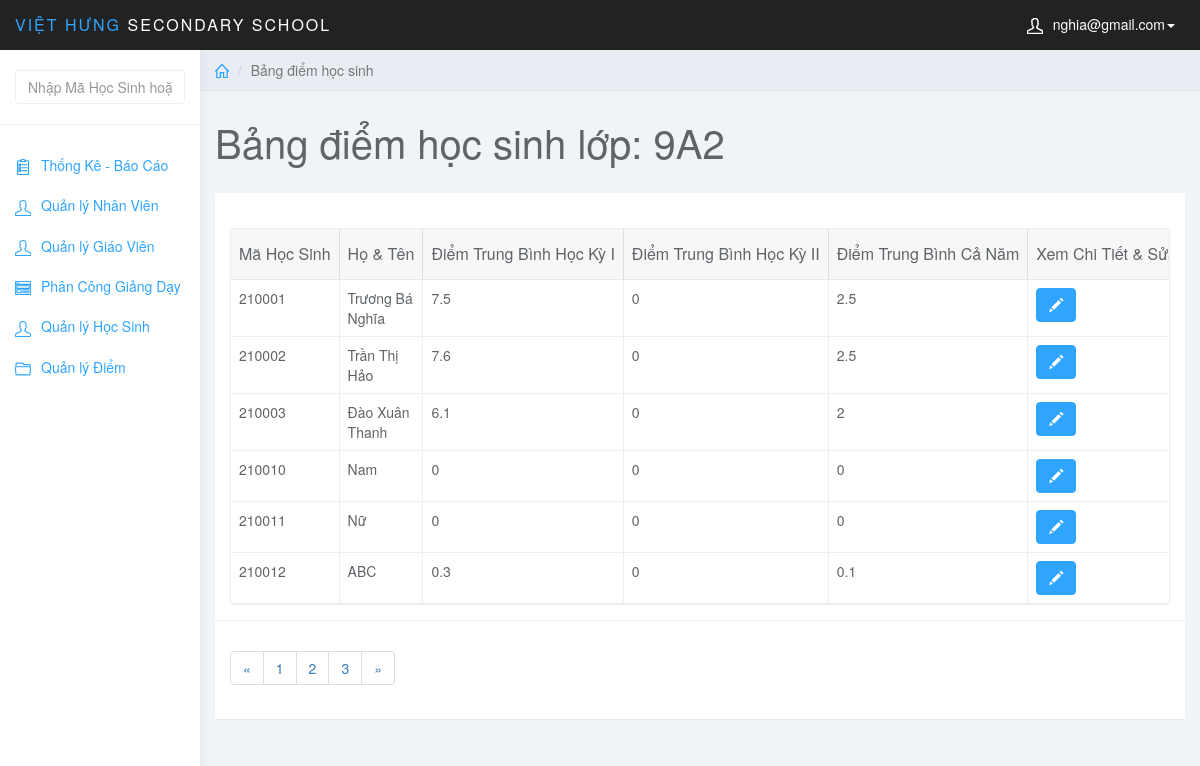
The page /admin/index.php?page=list_diem&id_class=1 (signed in) on the database its author committed.
### tables this page shows
CREATE TABLE `lophoc` (
  `MaLopHoc` varchar(10) NOT NULL,
  `Tenlophoc` varchar(20) NOT NULL,
  `KhoiHoc` varchar(10) NOT NULL,
  PRIMARY KEY (`MaLopHoc`)
);

CREATE TABLE `hocsinh` (
  `MaHS` int(6) NOT NULL,
  `MaLopHoc` varchar(10) NOT NULL,
  `TenHS` varchar(50) NOT NULL,
  `GioiTinh` varchar(5) NOT NULL,
  `NgaySinh` date NOT NULL,
  `NoiSinh` varchar(50) NOT NULL,
  `DanToc` varchar(10) NOT NULL,
  `HoTenCha` varchar(50) NOT NULL,
  `HoTenMe` varchar(50) NOT NULL,
  PRIMARY KEY (`MaHS`),
  KEY `fk_hs_lh` (`MaLopHoc`),
  CONSTRAINT `fk_hs_lh` FOREIGN KEY (`MaLopHoc`) REFERENCES `lophoc` (`MaLopHoc`)
);

### admin/list_diem.php (the view, shortened to what this page needs)
<?php
    $class_id = $_GET['id_class'];
    $sql_view = "SELECT * FROM lophoc WHERE MaLopHoc = '$class_id'";
    $query_view = mysqli_query($conn,$sql_view);
    $row_view = mysqli_fetch_assoc($query_view);
?>
<div class="col-sm-9 col-sm-offset-3 col-lg-10 col-lg-offset-2 main">
		<div class="row">
			<ol class="breadcrumb">
				<li><a href="index.php"><svg class="glyph stroked home"><use xlink:href="#stroked-home"></use></svg></a></li>
				<li class="active">Bảng điểm học sinh</li>
			</ol>
		</div>
		<div class="row">
			<div class="col-lg-12">
				<h1 class="page-header">Bảng điểm học sinh lớp: <?php echo $row_view['Tenlophoc']; ?></h1>
			</div>
		</div>
		<div class="row">
			<div class="col-lg-12">
				<div class="panel panel-default">
					<div class="panel-body">
                        <table
                            data-toolbar="#toolbar"
                            data-toggle="table">
						    <thead>
						    <tr>
						        <th data-field="id" data-sortable="true">Mã Học Sinh</th>
                                <th data-field="name"  data-sortable="true">Họ & Tên</th>
                                <th data-sortable="true">Điểm Trung Bình Học Kỳ I</th>
                                <th data-sortable="true">Điểm Trung Bình Học Kỳ II</th>
                                <th data-sortable="true">Điểm Trung Bình Cả Năm</th>
                                <th>Xem Chi Tiết & Sửa</th>
						    </tr>
                            </thead>
                            <tbody>
                                <?php
                                    $sql = "SELECT * FROM hocsinh WHERE MaLopHoc = '$class_id'";
                                    $query = mysqli_query($conn,$sql);
                                    while ($row = mysqli_fetch_assoc($query)) {
                                        $sql_diem = "SELECT * FROM hocsinh JOIN diem ON hocsinh.MaHS = diem.MaHS JOIN monhoc ON diem.MaMonHoc = monhoc.MaMonHoc JOIN lophoc ON hocsinh.MaLopHoc = lophoc.MaLopHoc JOIN hocky ON diem.MaHocKy = hocky.MaHocKy WHERE hocsinh.MaHS = '{$row['MaHS']}'";
                                        $query_diem = mysqli_query($conn,$sql_diem);
                                        $tb_hk = 0;
                                        $tb_hk2 = 0;
                                        $i=0;
                                        $j=0;
                                        while($row_diem = mysqli_fetch_assoc($query_diem)){
                                            if ($row_diem['MaHocKy']=='20191') {
                                                $tb_hk += $row_diem['DiemTB'];
                                                $i++;
                                            }elseif($row_diem['MaHocKy']=='20192') {
                                                $tb_hk2 += $row_diem['DiemTB'];
                                                $j++;
                                            }
                                        }
                                ?>
                                <tr>
                                    <td><?php echo $row['MaHS'];?></td>
                                    <td><?php echo $row['TenHS']; ?></td>
                                    <td><?php if(isset($tb_hk)){echo $a = round($tb_hk/$i,1);}else{echo '---';}?></td>
                                    <td><?php if(isset($tb_hk2)){echo $b = round($tb_hk2/$j,1);}else{echo '---';} ?></td>
                                    <td><?php echo $tb_nam = round($dtb_nam = ($a+$b*2)/3,1) ?></td>
                                    <td class="form-group">
                                        <a href="index.php?page=edit_diem&id_hs=<?php echo $row['MaHS']; ?>" class="btn btn-primary"><i class="glyphicon glyphicon-pencil"></i></a>
                                    </td>
                                </tr>
                                    <?php } ?>
                            </tbody>
						</table>
                    </div>
                    <div class="panel-footer">
                        <nav aria-label="Page navigation example">
                            <ul class="pagination">
                                <li class="page-item"><a class="page-link" href="#">&laquo;</a></li>
                                <li class="page-item"><a class="page-link" href="#">1</a></li>
                                <li class="page-item"><a class="page-link" href="#">2</a></li>
                                <li class="page-item"><a class="page-link" href="#">3</a></li>
                                <li class="page-item"><a class="page-link" href="#">&raquo;</a></li>
                            </ul>
                        </nav>
                    </div>
				</div>
			</div>
		</div>
	</div>

### admin/css/styles.css (style rules this page uses)
body { background: #f1f4f7; padding-top: 50px; color: #5f6468; }
a, a:hover, a:focus { color: #30a5ff; }
h1, h2, h3, h4, h5, h6 { color: #5f6468; }
h1 { font-weight: 300; font-size: 40px; }
.btn-primary, .btn-primary:hover, .btn-primary:focus, .btn-primary:active, .btn-primary.active, .open > .dropdown-toggle.btn-primary, .btn-primary.disabled, .btn-primary[disabled], fieldset[disabled] .btn-primary, .btn-primary.disabled:hover, .btn-primary[disabled]:hover, fieldset[disabled] .btn-primary:hover, .btn-primary.disabled:focus, .btn-primary[disabled]:focus, fieldset[disabled] .btn-primary:focus, .btn-primary.disabled:active, .btn-primary[disabled]:active, fieldset[disabled] .btn-primary:active, .btn-primary.disabled.active, .btn-primary[disabled].active, fieldset[disabled] .btn-primary.active { background-color: #30a5ff; border-color: #30a5ff; }
.panel { border: 0; }
.panel-footer { background: #fff; border-top: 1px solid #eee; }
.breadcrumb { border-radius: 0; padding: 10px 15px; background: #e9ecf2; box-shadow: 0 1px 1px rgba(0, 0, 0, .05); margin: 0 ; }
h1.page-header { margin-top: 30px; border-bottom: 0; }
.table { background: #fff; }
.breadcrumb .glyph { height: 14px; width: 14px; margin: -2px 0 0 0; stroke-width: 4px; }

### rows shown on the page
lophoc: Tenlophoc "9A2"
hocsinh: MaHS "210001", TenHS "Trương Bá Nghĩa", i "7.5", j "0", b "2.5"
hocsinh: MaHS "210002", TenHS "Trần Thị Hảo", i "7.6", j "0", b "2.5"
hocsinh: MaHS "210003", TenHS "Đào Xuân Thanh", i "6.1", j "0", b "2"
hocsinh: MaHS "210010", TenHS "Nam", i "0", j "0", b "0"
hocsinh: MaHS "210011", TenHS "Nữ", i "0", j "0", b "0"
hocsinh: MaHS "210012", TenHS "ABC", i "0.3", j "0", b "0.1"

### other values the page prints
$_SESSION['mail_user'] "nghia@gmail.com"
